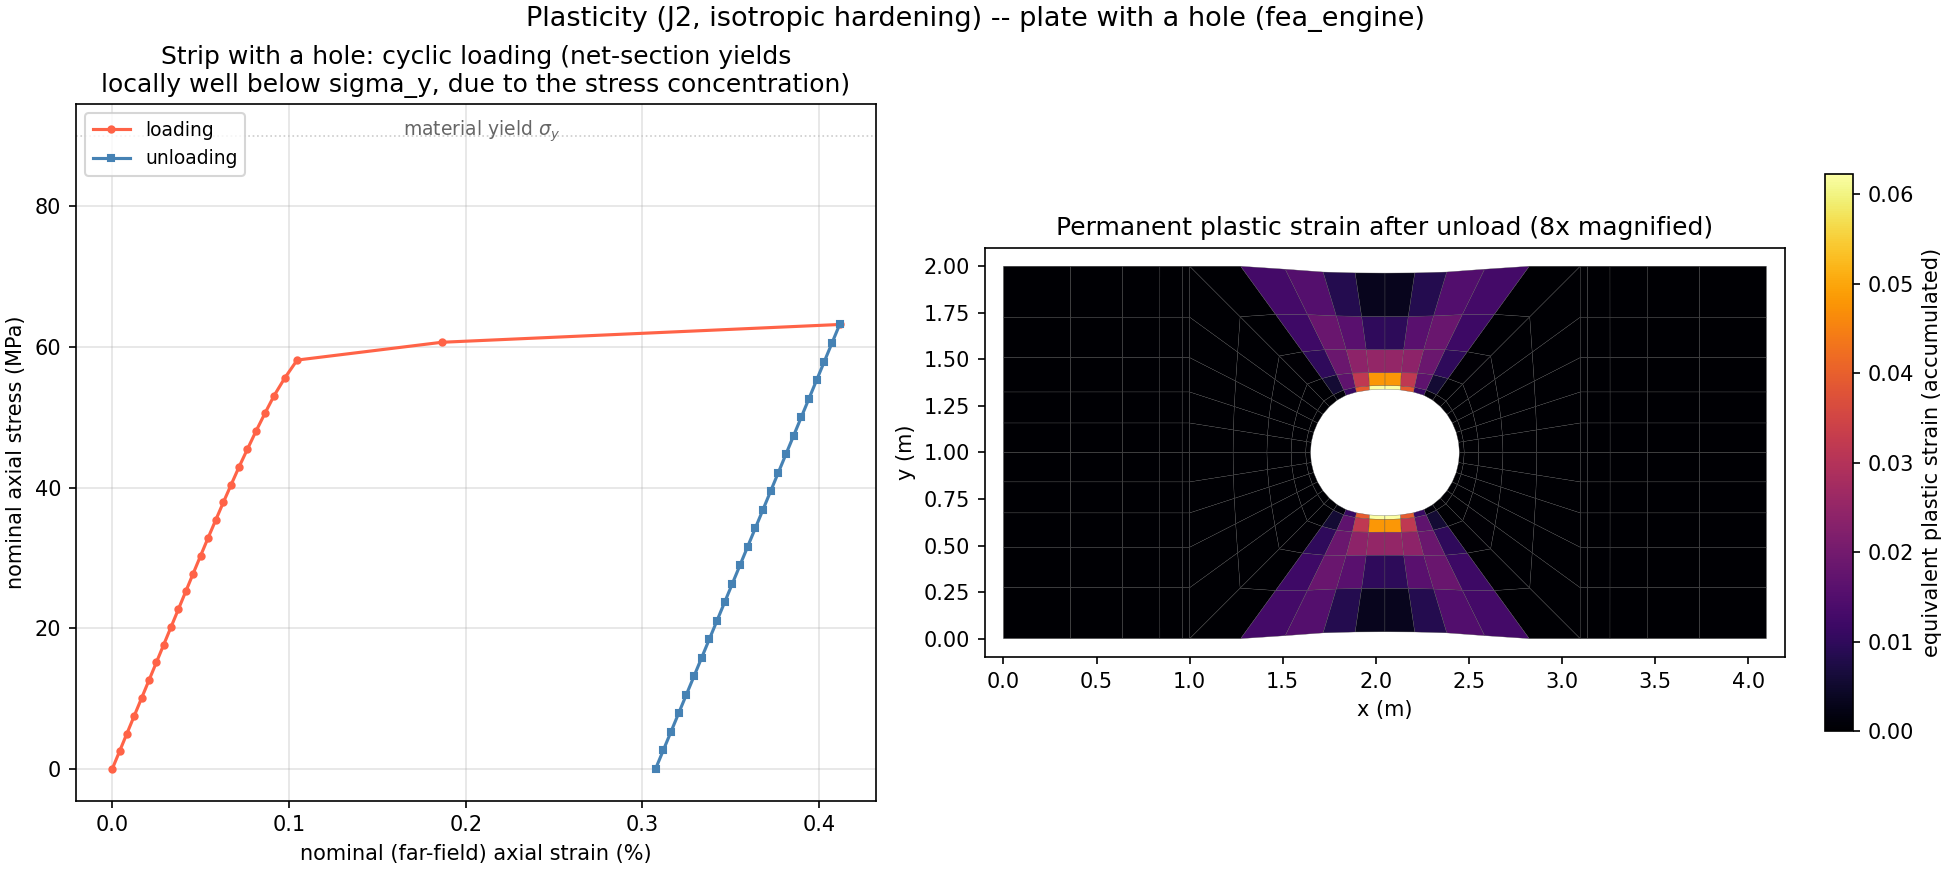

Python code for this plot:
"""
fea_04_plasticity_strip.py -- Example Gallery: J2 (von Mises) plasticity
with isotropic hardening, on a plate-with-a-hole strip under cyclic
axial tension -- mirrors TensorMesh's Example Gallery / Solid
Mechanics / Plasticity (J2 with Isotropic Hardening) page.

Uses Quad4PlasticJ2PlaneStress (item 13, Wave 2) on a hole_in_
rectangle_mesh() strip (Wave 5's mesh-generation machinery) -- the
classic stress-concentration-driven plasticity benchmark: an elastic
stress-concentration factor of ~3 at the hole boundary means local
yielding starts there long before the strip's nominal (far-field)
stress reaches sigma_y, and unloading leaves a PERMANENT, LOCALIZED
plastic-strain field concentrated at the hole -- not spread uniformly,
which is exactly what panel 2 below is checking for, not just
plotting.

Panel 1: nominal axial stress vs. strain, showing the loading/
unloading hysteresis with permanent set (same signature as the
package's own existing single-element plasticity_j2_plot.py, here on
a real multi-element mesh with a stress concentration).
Panel 2: accumulated equivalent plastic strain (the state["alpha"]
hardening variable J2 plasticity already tracks per Gauss point) on
the deformed mesh after unload -- localized at the hole, decaying
into the far field, the real physical signature a uniform strip could
not produce.
"""
import numpy as np
import matplotlib.pyplot as plt
from matplotlib.collections import PolyCollection, LineCollection

from fea_engine import Quad4PlasticJ2PlaneStress, PlasticMaterialJ2, FESystem
from fea_engine.mesh import hole_in_rectangle_mesh
from fea_engine import nonlinear_solver as nls

E, NU, SIGMA_Y, H = 70e9, 0.33, 90e6, 3e8   # aluminum-like
LX, LY = 4.0, 2.0
HOLE_R = 0.35


def main():
    mesh = hole_in_rectangle_mesh(LX, LY, (LX / 2, LY / 2), HOLE_R, nr=5, ntheta=10, grade_p=2.0)
    mat = PlasticMaterialJ2(E=E, nu=NU, sigma_y=SIGMA_Y, H=H)
    fs = FESystem(mesh, Quad4PlasticJ2PlaneStress())

    left = mesh.nodes_on_line(axis=0, value=0.0)
    right = mesh.nodes_on_line(axis=0, value=LX)
    for n in left:
        fs.fix_dofs([n], [0, 1])
    for n in right:
        fs.fix_dofs([n], [1])   # roller: allow axial slide, no y

    sigma_nom_peak = 1.08 * SIGMA_Y * (LY - 2 * HOLE_R) / LY   # past nominal-net-section yield
    P_peak = sigma_nom_peak * LY * 1.0
    fs.add_nodal_force(right, 0, P_peak)
    fs.init_state()

    lf_up = np.linspace(0.0, 1.0, 26)
    lf_down = np.linspace(1.0, 0.001, 25)
    load_factors = np.concatenate([lf_up, lf_down])
    _, U_hist = nls.solve_nonlinear_static(fs, mat, load_factors=load_factors, tol=1e-4, max_iter=80)
    n_up = len(lf_up)

    eps_nom = U_hist[:, np.array(fs._global_dofs(right)[0::2])].mean(axis=1) / LX
    sigma_nom = load_factors * sigma_nom_peak
    U_final = U_hist[-1]

    # ---- per-element max equivalent plastic strain (alpha), final state ----
    alpha_elem = np.array([fs.state[None][e]["alpha"].max()
                            for e in range(len(mesh.elements))])

    fig, (ax1, ax2) = plt.subplots(1, 2, figsize=(13, 5.8), constrained_layout=True)

    # ---- Panel 1: nominal stress-strain hysteresis ----
    ax1.plot(eps_nom[:n_up] * 100, sigma_nom[:n_up] / 1e6, 'o-', color='tomato',
              markersize=3, label='loading')
    ax1.plot(eps_nom[n_up:] * 100, sigma_nom[n_up:] / 1e6, 's-', color='steelblue',
              markersize=3, label='unloading')
    ax1.axhline(SIGMA_Y / 1e6, color='0.8', linewidth=0.8, linestyle=':')
    ax1.annotate('material yield $\\sigma_y$', xy=(eps_nom.max() * 40, SIGMA_Y / 1e6),
                  fontsize=9, color='0.4')
    ax1.set_xlabel('nominal (far-field) axial strain (%)')
    ax1.set_ylabel('nominal axial stress (MPa)')
    ax1.set_title('Strip with a hole: cyclic loading (net-section yields\nlocally well below sigma_y, due to the stress concentration)')
    ax1.grid(True, alpha=0.35)
    ax1.legend(loc='upper left', fontsize=9)

    # ---- Panel 2: permanent plastic-strain field ----
    disp = np.zeros_like(mesh.nodes)
    for n in range(len(mesh.nodes)):
        disp[n] = U_final[fs._global_dofs([n])]
    mag = 8.0
    deformed = mesh.nodes + mag * disp
    quads = deformed[mesh.elements]
    pc = PolyCollection(quads, array=alpha_elem, cmap='inferno', edgecolors='0.3', linewidths=0.15)
    ax2.add_collection(pc)
    cb = fig.colorbar(pc, ax=ax2, shrink=0.8)
    cb.set_label('equivalent plastic strain (accumulated)')
    ax2.set_xlim(deformed[:, 0].min() - 0.1, deformed[:, 0].max() + 0.1)
    ax2.set_ylim(deformed[:, 1].min() - 0.1, deformed[:, 1].max() + 0.1)
    ax2.set_aspect('equal')
    ax2.set_title(f'Permanent plastic strain after unload ({mag:.0f}x magnified)')
    ax2.set_xlabel('x (m)'); ax2.set_ylabel('y (m)')

    fig.suptitle('Plasticity (J2, isotropic hardening) -- plate with a hole (fea_engine)', fontsize=13)
    fig.savefig('fea_04_plasticity_strip.png', dpi=150)
    print("Saved fea_04_plasticity_strip.png")
    print(f"Converged {len(load_factors)} load steps. Peak equiv. plastic strain: "
          f"{alpha_elem.max():.4e} at element with centroid "
          f"{mesh.nodes[mesh.elements[alpha_elem.argmax()]].mean(axis=0)}")


if __name__ == "__main__":
    main()
